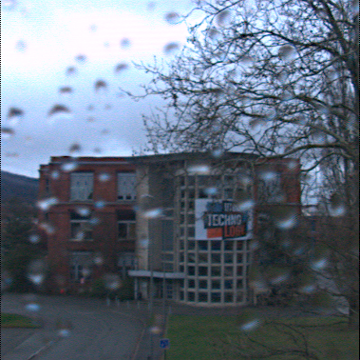
#> input picture img_01.png, 360 x 360 px
$ python ImageQualityAnalysis.py   (older library calls are emulated)
#> lines starting #> are read from the running program, lines starting #| are printed output that depends on the picture; after the words box and inside, x2 and y2 are one past the last pixel; in counts of white or black regions, pixels touching at a corner belong together
import imquality.brisque as brisque
import PIL.Image
from collections import defaultdict
from operator import itemgetter
import numpy
from skimage import feature
import cv2
# import warnings filter
from warnings import simplefilter
from scipy import stats

# TODO : Identify & Fix Warnings
# ignore all future warnings
simplefilter(action='ignore', category=FutureWarning)
simplefilter(action='ignore', category=DeprecationWarning)


def performImageQualityAnalysis(imageFile,externalImageName):
#> called with imageFile = 'img_01.png', externalImageName = 'Original Image'
    print('\n====== Image quality Analysis On '+externalImageName+' ======')
    # image-quality package
    brisqueByImageQualityPackage(PIL.Image.open(imageFile),externalImageName)
    # General Methods for Image Quality Analysis
    generalImageQualityAnalysis(imageFile,externalImageName)

def brisqueByImageQualityPackage(pillowImage,externalImageName):
    # https://pypi.org/project/image-quality/
    # Image must be Pillow Image
#> called with externalImageName = 'Original Image'
    print('\n====== Image quality Analysis On '+externalImageName+' using image-quality package ======')

    # run block of code and catch warnings
    # with warnings.catch_warnings():
	#     # ignore all caught warnings
	#     warnings.filterwarnings("ignore")
	#     # execute code that will generate warnings
    #     print('BRISQUE Score Of '+externalImageName+' : '+str(brisque.score(pillowImage)))

    print('BRISQUE Score Of '+externalImageName+' : '+str(brisque.score(pillowImage)))
#> (this line was passed over: imquality is not available in this run)
#> pillowImage is the input picture: PIL image 360x360 RGB; mean R, G, B 100.1, 111.4, 125.4


def generalImageQualityAnalysis(imageFile,externalImageName):
    # https://www.kaggle.com/shivamb/ideas-for-image-features-and-image-quality
    print('\n==== General Image quality Analysis On '+externalImageName+' ======')
    calculateImageDullness(imageFile,externalImageName)
    calculateImageWhiteness(imageFile,externalImageName)
    calculateAveragePixelWidth(imageFile,externalImageName)
    getDominentColor(imageFile,externalImageName)
    getAverageColor(imageFile,externalImageName)
    # getBlurrnessScore(imageFile,externalImageName)


def calculateImageDullness(imageFile,externalImageName):
    print('Dullness Score Of '+externalImageName+' : '+str(perform_color_analysis(PIL.Image.open(imageFile),'black')))


def perform_color_analysis(pillowImage,flag):
    # Image must be Pillow Image
    # cut the images into two halves as complete average may give bias results
#> called with flag = 'black'
    size = pillowImage.size
#> size = (360, 360)
    halves = (size[0]/2, size[1]/2)
#> halves = (180, 180)
    im1 = pillowImage.crop((0, 0, size[0], halves[1]))
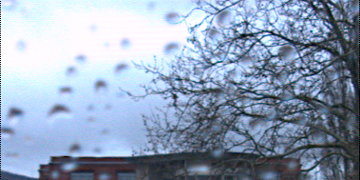
#> im1: PIL image 360x180 RGB; mean R, G, B 145.8, 162.3, 184.9
    im2 = pillowImage.crop((0, halves[1], size[0], size[1]))
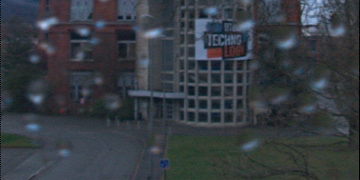
#> im2: PIL image 360x180 RGB; mean R, G, B 54.4, 60.6, 65.9

    try:
        light_percent1, dark_percent1 = color_analysis(im1)
        light_percent2, dark_percent2 = color_analysis(im2)
    except Exception as e:
        return None

    light_percent = (light_percent1 + light_percent2)/2
    dark_percent = (dark_percent1 + dark_percent2)/2

    if flag == 'black':
        return dark_percent
    elif flag == 'white':
        return light_percent
    else:
        return None


def color_analysis(img):
    # obtain the color palatte of the image
    palatte = defaultdict(int)
    for pixel in img.getdata():
        palatte[pixel] += 1
#> this loop made 64800 passes
#> pixel on passes 1 to 3: (203, 230, 245), (204, 241, 255), (215, 230, 255)
#> after the loop, palatte = 44540 items

    # sort the colors present in the image
    sorted_x = sorted(palatte.items(), key=itemgetter(1), reverse = True)
#> sorted_x = 44540 items
    light_shade, dark_shade, shade_count, pixel_limit = 0, 0, 0, 25
    for i, x in enumerate(sorted_x[:pixel_limit]):
        if all(xx <= 20 for xx in x[0][:3]): ## dull : too much darkness
            dark_shade += x[1]
        if all(xx >= 240 for xx in x[0][:3]): ## bright : too much whiteness
            light_shade += x[1]
        shade_count += x[1]
#> this loop made 25 passes
#> (x, light_shade, shade_count) on passes 1 to 12: (((255, 251, 255), 1153), 1153, 1153), (((255, 250, 255), 931), 2084, 2084), (((255, 252, 255), 843), 2927, 2927), (((255, 249, 255), 556), 3483, 3483), (((255, 253, 255), 398), 3881, 3881), (((255, 248, 255), 299), 4180, 4180), (((255, 247, 255), 165), 4345, 4345), (((254, 251, 255), 121), 4466, 4466), (((254, 252, 255), 112), 4578, 4578), (((255, 254, 255), 104), 4682, 4682), (((253, 251, 255), 86), 4768, 4768), (((254, 250, 255), 86), 4854, 4854)
#> after the loop, dark_shade = 0; light_shade = 5671; shade_count = 5671

    light_percent = round((float(light_shade)/shade_count)*100, 2)
#> light_percent = 100
    dark_percent = round((float(dark_shade)/shade_count)*100, 2)
#> dark_percent = 0
#> in perform_color_analysis, `light_percent1, dark_percent1 = color_analysis(im1)`: light_percent1 = 100; dark_percent1 = 0
#> the loop in color_analysis (call 2), `for pixel in img.getdata():` made 64800 passes
#> pixel on passes 1 to 3: (6, 7, 9), (56, 73, 95), (43, 71, 88)
#> the loop in color_analysis (call 2), `for i, x in enumerate(sorted_x[:pixel_limit]):` made 25 passes
#> (x, dark_shade, shade_count) on passes 1, 17: (((2, 2, 2), 41), 41, 41), (((1, 2, 2), 8), 49, 181)
#> (x, shade_count) on passes 2 to 7: (((54, 51, 56), 11), 52), (((45, 52, 57), 10), 62), (((40, 40, 42), 10), 72), (((54, 63, 51), 9), 81), (((58, 72, 82), 9), 90), (((54, 55, 65), 9), 99)
#> in perform_color_analysis, `light_percent2, dark_percent2 = color_analysis(im2)`: dark_percent2 = 20
#> in perform_color_analysis, `light_percent = (light_percent1 + light_percent2)/2`: light_percent = 50
#> in perform_color_analysis, `dark_percent = (dark_percent1 + dark_percent2)/2`: dark_percent = 10
    return light_percent, dark_percent


def calculateImageWhiteness(imageFile,externalImageName):
    print('Whiteness Score Of '+externalImageName+' : '+str(perform_color_analysis(PIL.Image.open(imageFile),'white')))


def calculateAveragePixelWidth(imageFile,externalImageName):
    print('Average Pixel Width Of '+externalImageName+' : '+str(average_pixel_width(PIL.Image.open(imageFile))))


def average_pixel_width(pillowImage):
    # Image must be Pillow Image
    im_array = numpy.asarray(pillowImage.convert(mode='L'))
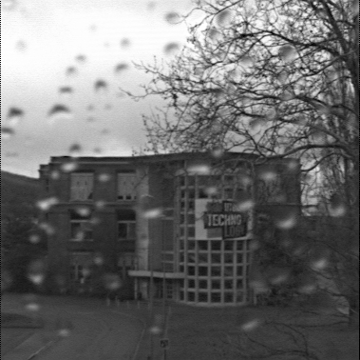
#> im_array: shape (360, 360); min 0, max 255, mean 109.6
    edges_sigma1 = feature.canny(im_array, sigma=3)
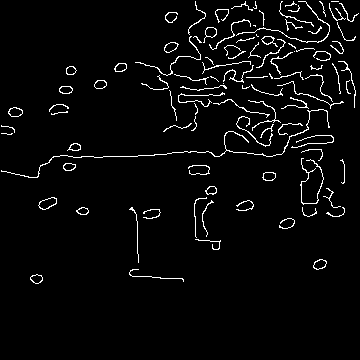
#> edges_sigma1: shape (360, 360) bool; 3.7% white in thin lines or dots, all inside (x1, y1, x2, y2) = (1, 1, 359, 284)
    apw = (float(numpy.sum(edges_sigma1)) / (pillowImage.size[0]*pillowImage.size[1]))
#> apw = 0.0365
    return apw*100


def getDominentColor(imageFile,externalImageName):
    print('Dominent Color Of '+externalImageName+' : '+str(get_dominant_color(cv2.imread(imageFile))))


def get_dominant_color(openCvImage):
    # Image must be OpenCV Image
    arr = numpy.float32(openCvImage)
    pixels = arr.reshape((-1, 3))

    n_colors = 5
    criteria = (cv2.TERM_CRITERIA_EPS + cv2.TERM_CRITERIA_MAX_ITER, 200, .1)
    flags = cv2.KMEANS_RANDOM_CENTERS
    _, labels, centroids = cv2.kmeans(pixels, n_colors, None, criteria, 10, flags)
#> centroids = [[92.16, 79.12, 70.03], [254.9, 244.7, 232.9], [234.2, 192.3, 166.7], [54.16, 51.53, 45.88], [161.5, 132.3, 113.5]]

    palette = numpy.uint8(centroids)
#> palette = [[92, 79, 70], [254, 244, 232], [234, 192, 166], [54, 51, 45], [161, 132, 113]]
    quantized = palette[labels.flatten()]
    quantized = quantized.reshape(openCvImage.shape)
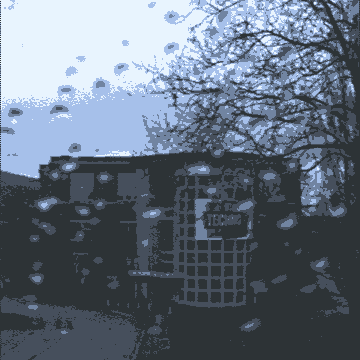
#> quantized: shape (360, 360, 3); mean B, G, R 125.1, 111, 99.5

    dominant_color = palette[numpy.argmax(stats.itemfreq(labels)[:, -1])]
#> dominant_color = [54, 51, 45]
    return dominant_color


def getAverageColor(imageFile,externalImageName):
    print('Average Color Of '+externalImageName+' : '+str(get_average_color(cv2.imread(imageFile))))


def get_average_color(openCvImage):
    # Image must be OpenCV Image
    average_color = [openCvImage[:, :, i].mean() for i in range(openCvImage.shape[-1])]
#> average_color = [125.4, 111.4, 100.1]
    return average_color


def getBlurrnessScore(imageFile,externalImageName):
    print('Blurrness Score Of '+externalImageName+' : '+str(get_blurrness_score(cv2.imread(imageFile))))


def get_blurrness_score(openCvImage):
    # Image must be OpenCV Image
    image = cv2.cvtColor(openCvImage, cv2.COLOR_BGR2GRAY)
    fm = cv2.Laplacian(image, cv2.CV_64F).var()
    return fm


if __name__ == "__main__":
    performImageQualityAnalysis('img_01.png','Original Image')
